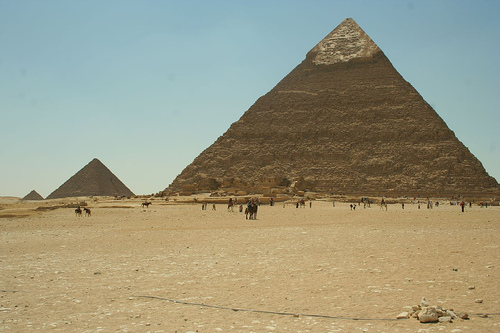
#> input picture Pyramid.jpg, 500 x 333 px
$ python 'Kirsch算子.py'
#> lines starting #> are read from the running program, lines starting #| are printed output that depends on the picture
from skimage import data, color
import matplotlib.pyplot as plt
import numpy as np
import cv2


def conv_cal(img, kernal):
    edge_img = cv2.filter2D(img, -1, kernal)
    # [7 lines of commented-out code are left out]
    return edge_img


def def_krisch(img):
    # 定义算子
#> called with img = 'Pyramid.jpg'
    krisch1 = np.array([[5, 5, 5],
                        [-3, 0, -3],
                        [-3, -3, -3]])

    krisch2 = np.array([[-3, -3, -3],
                        [-3, 0, -3],
                        [5, 5, 5]])
    krisch3 = np.array([[5, -3, -3],
                        [5, 0, -3],
                        [5, -3, -3]])
    krisch4 = np.array([[-3, -3, 5],
                        [-3, 0, 5],
                        [-3, -3, 5]])
    krisch5 = np.array([[-3, -3, -3],
                        [-3, 0, 5],
                        [-3, 5, 5]])
    krisch6 = np.array([[-3, -3, -3],
                        [5, 0, -3],
                        [5, 5, -3]])
    krisch7 = np.array([[-3, 5, 5],
                        [-3, 0, 5],
                        [-3, -3, -3]])
    krisch8 = np.array([[5, 5, -3],
                        [5, 0, -3],
                        [-3, -3, -3]])
    gray_img = cv2.imread(img, 0)
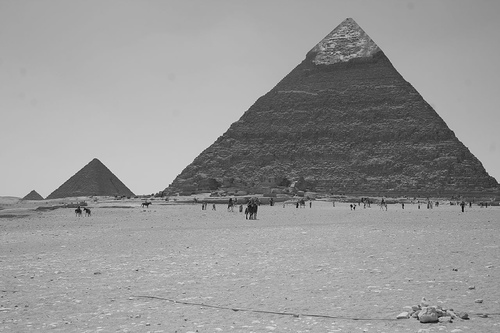
#> gray_img: shape (333, 500); min 4, max 226, mean 150.3
    w, h = gray_img.shape
#> w = 333; h = 500
    img = np.zeros([w + 2, h + 2])
    img[2:w + 2, 2:h + 2] = gray_img[0:w, 0:h]
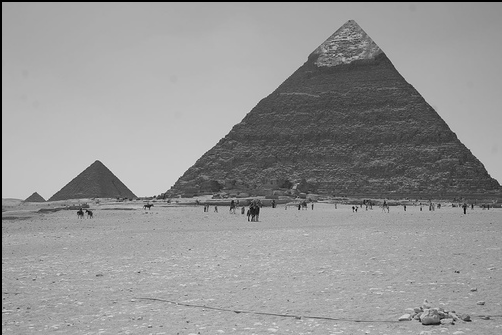
#> img: shape (335, 502) float64; min 0, max 226, mean 148.8
    edge1 = conv_cal(img, krisch1)
    '''
    8个方向卷积核边
    '''
    edge2 = conv_cal(img, krisch2)
    edge3 = conv_cal(img, krisch3)
    edge4 = conv_cal(img, krisch4)
    edge5 = conv_cal(img, krisch5)
#> in conv_cal (call 5), `edge_img = cv2.filter2D(img, -1, kernal)`:
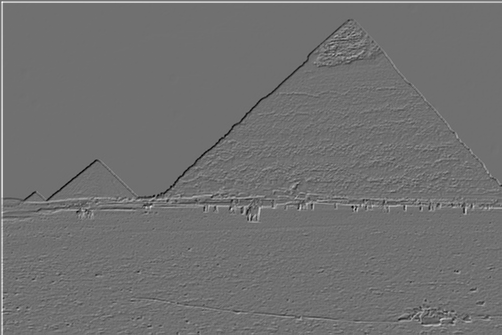
#> edge_img: shape (335, 502) float64; min -1888, max 2400, mean 12.8; drawn with min black and max white
    edge6 = conv_cal(img, krisch6)
#> in conv_cal (call 6), `edge_img = cv2.filter2D(img, -1, kernal)`:
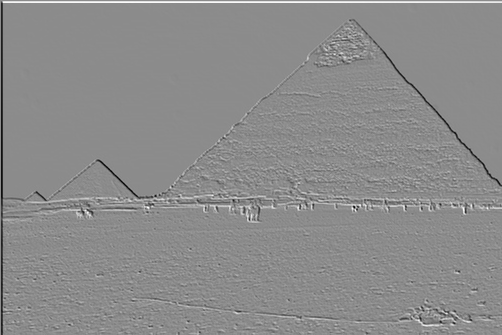
#> edge_img: shape (335, 502) float64; min -1916, max 1581, mean 3.2; drawn with min black and max white
    edge7 = conv_cal(img, krisch7)
#> in conv_cal (call 7), `edge_img = cv2.filter2D(img, -1, kernal)`:
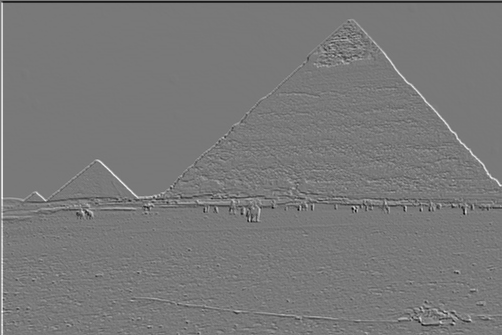
#> edge_img: shape (335, 502) float64; min -1898, max 2094, mean -3.2; drawn with min black and max white
    edge8 = conv_cal(img, krisch8)
#> in conv_cal (call 8), `edge_img = cv2.filter2D(img, -1, kernal)`:
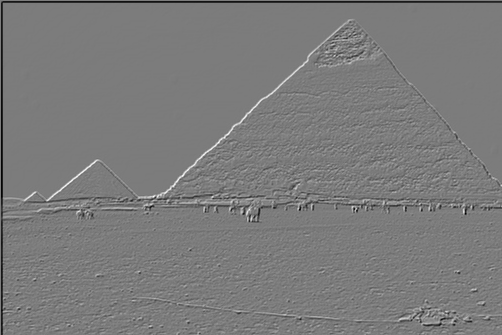
#> edge_img: shape (335, 502) float64; min -1779, max 1869, mean -12.8; drawn with min black and max white
    edge_img = np.zeros([w, h], np.uint8)
    for i in range(w):
        for j in range(h):
            edge_img[i][j] = max(list(
                [edge1[i][j], edge2[i][j], edge3[i][j], edge4[i][j], edge5[i][j], edge6[i][j], edge7[i][j],
                 edge8[i][j]]))
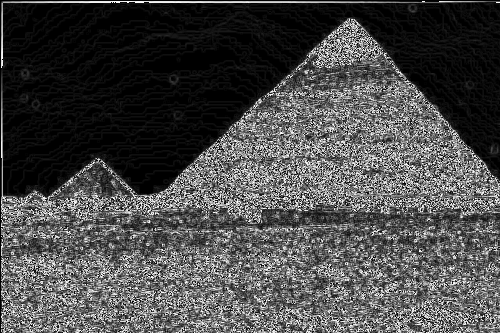
#> edge_img: shape (333, 500); min 0, max 255, mean 74.1
    return [edge1, edge2, edge3, edge4, edge5, edge6, edge7, edge8, edge_img]


if __name__ == '__main__':
    img = 'Pyramid.jpg'
    edge1, edge2, edge3, edge4, edge5, edge6, edge7, edge8, edge_img = def_krisch(img)
    titles = ['edge1', 'edge2', 'edge3', 'edge4', 'edge5', 'edge6', 'edge7', 'edge8', 'edge_img']
    images = [edge1, edge2, edge3, edge4, edge5, edge6, edge7, edge8, edge_img]
    for i in range(9):
        plt.subplot(3, 3, i + 1), plt.imshow(images[i], 'gray')
        title = titles[i]
        plt.title(titles[i])
        plt.xticks([]), plt.yticks([])

    # [9 lines of commented-out code are left out]
    cv2.waitKey(0)
